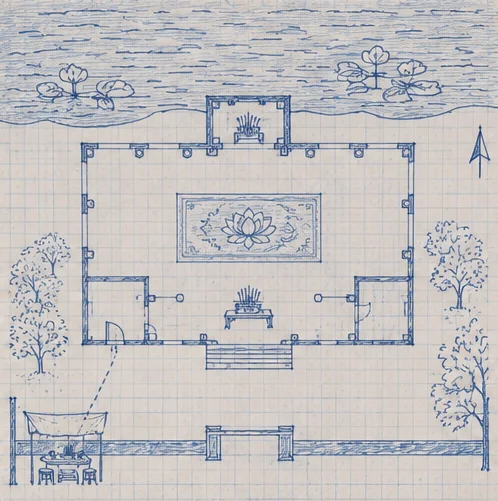
#> input picture authoring/tieng-dan-day-pho-hien/nen/so-do-dinh.webp, 498 x 501 px
$ python label_so_do.py
#> lines starting #> are read from the running program, lines starting #| are printed output that depends on the picture
"""Ghi chữ tiếng Việt lên nền sơ đồ vẽ tay nen/so-do-dinh.webp → images/d03-so-do-dinh.webp.
Chạy: python3 authoring/tieng-dan-day-pho-hien/label_so_do.py   (toạ độ theo ảnh nền gốc 498×501)"""
from PIL import Image, ImageDraw, ImageFont
from pathlib import Path

HERE = Path(__file__).resolve().parent
K = 2.8
F = '/System/Library/Fonts/Supplemental/'
INK, RED, GREEN, PAPER = (28, 48, 110), (175, 30, 30), (40, 100, 60), (244, 244, 240)
im = Image.open(HERE / 'nen' / 'so-do-dinh.webp').convert('RGB')
#> im is the input picture: PIL image 498x501 RGB; mean R, G, B 194.1, 192.3, 193.8
im = im.resize((round(im.width * K), round(im.height * K)), Image.LANCZOS)
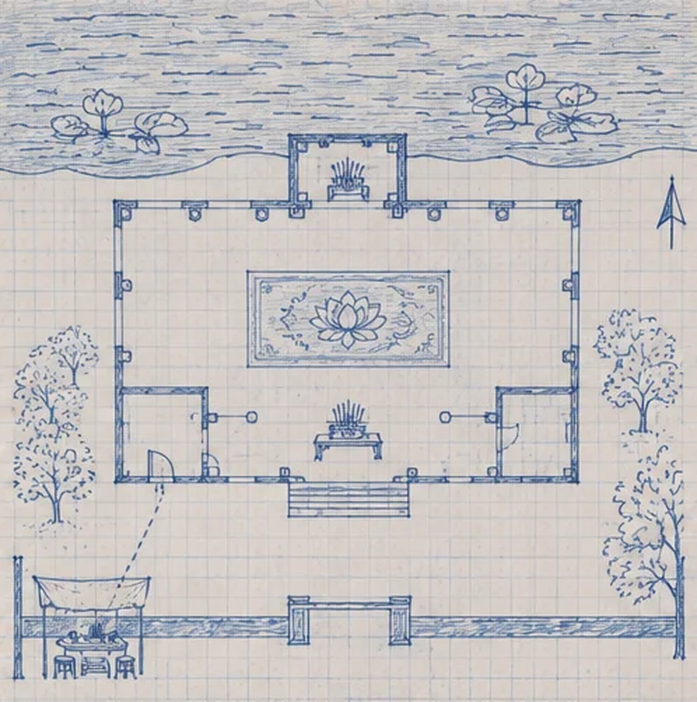
#> im: PIL image 1394x1403 RGB (shown at 1/2 size); mean R, G, B 194.1, 192.3, 193.8
d = ImageDraw.Draw(im, 'RGBA')
def font(name, size): return ImageFont.truetype(F + name, round(size * K))


def tag(x, y, lines, size=10, col=INK, first_bold=True):
    fs = [font('Arial Bold.ttf' if (first_bold and i == 0) else 'Arial.ttf', size if i == 0 else size - 1.5) for i in range(len(lines))]
    hs = [f.getbbox(t)[3] - f.getbbox(t)[1] for f, t in zip(fs, lines)]
    W = max(f.getlength(t) for f, t in zip(fs, lines)); H = sum(hs) + (len(lines) - 1) * 3 * K
    cx, cy = x * K, y * K
    d.rounded_rectangle([cx - W / 2 - 4 * K, cy - H / 2 - 3 * K, cx + W / 2 + 4 * K, cy + H / 2 + 3 * K], radius=2.5 * K,
                        fill=PAPER + (232,), outline=col + (200,), width=max(1, round(0.8 * K)))
    yy = cy - H / 2
    for f, t, h in zip(fs, lines, hs):
        d.text((cx, yy + h / 2), t, font=f, fill=col, anchor='mm'); yy += h + 3 * K


def marker(x, y, n):
    r = 7 * K
    d.ellipse([x * K - r, y * K - r, x * K + r, y * K + r], fill=PAPER + (240,), outline=RED, width=round(1.3 * K))
    d.text((x * K, y * K), str(n), font=font('Arial Bold.ttf', 9), fill=RED, anchor='mm')


tag(130, 30, ['SƠ ĐỒ ĐÌNH HOA NGUYỆT', 'đêm 30/9/1993 · không theo tỷ lệ'], 10.5)
#> after the loop in tag, `for f, t, h in zip(fs, lines, hs):`: yy = 127.1
tag(400, 30, ['HỒ BÁN NGUYỆT'], 10)
tag(247, 82, ['hậu cung'], 8, first_bold=False)
tag(248, 170, ['ĐẠI BÁI (chiếu diễn)'], 10)
tag(248, 272, ['TIỀN ĐÌNH · hương án'], 9)
tag(117, 262, ['BUỒNG', 'HOÁ TRANG'], 8.5)
tag(384, 262, ['PHÒNG', 'THỦ TỪ'], 8.5)
tag(150, 362, ['cửa sổ nhỏ'], 7.5, col=GREEN, first_bold=False)
tag(65, 395, ['quán nước bà Mùi'], 7.5, col=GREEN)
tag(247, 400, ['SÂN ĐÌNH'], 9)
tag(330, 478, ['CỔNG ĐÌNH'], 9)
marker(248, 228, 1); marker(105, 320, 2); marker(282, 300, 3)
tag(410, 405, ['GHI CHÚ', '(1) nơi nạn nhân ngã', '(2) tráp đàn trên án', '(3) hương án 19:30–20:00'], 8)
tag(438, 125, ['N'], 8)
tag(185, 488, ['CÔNG AN THỊ XÃ HƯNG YÊN'], 7, col=RED)
out = HERE.parents[1] / 'public/cases/tieng-dan-day-pho-hien/images/d03-so-do-dinh.webp'
im.save(out, 'WEBP', quality=86, method=6)
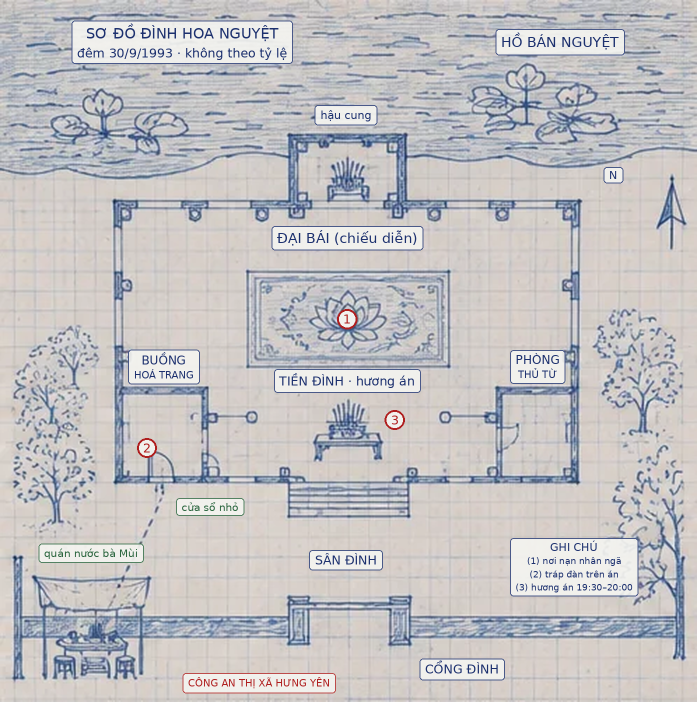
#> saved as d03-so-do-dinh.webp: PIL image 1394x1403 RGB (shown at 1/2 size); mean R, G, B 194.5, 193.1, 195.1
print('ok', im.size)
#| ok (1394, 1403)
